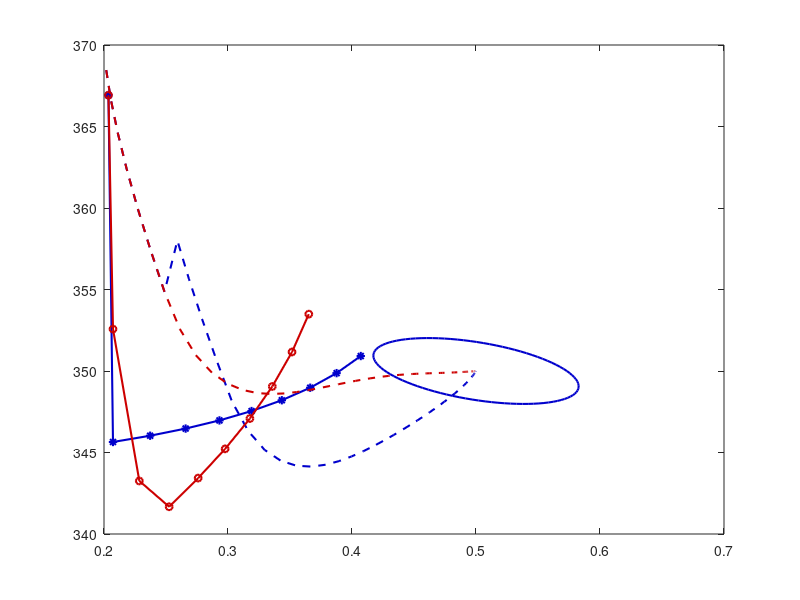

The MATLAB script that drew this image: (Note: this script raises an error after producing the figure.)
clc; clear;

%% Code to generate Figure 2, closed-loop trajectorie, predictions and 
% ellipsoids for constant and parameter dependent case described in the 
% paper "Nonlinear Model Predictive Control for models in 
% quasi-LPV form"

% Pablo S.G. Cisneros, Herbert Werner, ICS TUHH
% modified for presentation at DLR-FT Seminar: Antje Dittmer


%% Code to generate Figure 2, closed-loop trajectorie, predictions and ellipsoids for constant and parameter dependent case
figDir = 'figDir';
if ~isfolder(figDir)
    mkdir(figDir)
end

atk = 2; % timestep

figure(2)

%%  Load SimCT_LMIapproach_2it_nosaturatedU.mat
load SimCT_LMIapproach_2it_nosaturatedU.mat
plot(state_sim(atk:end,1),state_sim(atk:end,2),'--','Color',[0,0,0.8],'LineWidth',1.5)
hold on
plot(XX(1:4:end,atk),XX(2:4:end,atk),'Color',[0,0,0.8],'Marker','*','Markersize',6,'LineWidth',1.5)

load TerminalLMICT
ind1 = 1;
ind2 = 2;
Rchol = chol(W([.5,350]));
t = linspace(0, 2*pi, 100); % or any high number to make curve smooth
z = [cos(t); sin(t)];
ellipse = inv(Rchol([ind1,ind2],[ind1,ind2])) * z;
plot(ellipse(1,:)+0.5, ellipse(2,:)+350,'Color',[0,0,0.8],'LineWidth',1.5)


%% Load SimLMI_2it_nosaturatedU
load SimLMI_2it_nosaturatedU

plot(state_sim(atk:end,1),state_sim(atk:end,2),'--','Color',[0.8,0,0],'LineWidth',1.5)
hold on
plot(XX(1:4:end,atk),XX(2:4:end,atk),'Color',[0.8,0,0],'Marker','o','Markersize',5,'LineWidth',1.5)

load TerminalLMI
ind1 = 1;
ind2 = 2;
Rchol = chol(W([XX(end-3,atk),XX(end-2,atk)]));
t = linspace(0, 2*pi, 100); % or any high number to make curve smooth
z = [cos(t); sin(t)];
ellipse = inv(Rchol([ind1,ind2],[ind1,ind2])) * z;
plot(ellipse(1,:)+0.5, ellipse(2,:)+350,'Color',[0.8,0,0],'LineWidth',1.5)


%% Add labels and title to plot
xlabel('C_A (mol/l)'); ylabel('T (K)'); grid on;

tileSt = {
    'Constant closed loop trajectories', ...
    'Constant prediction at k = 0', ...
    'Constant ellipsoid', ...
    'Parameter dependent LMIclosed loop trajectories', ...
    'Parameter dependent LMI prediction at k = 0', ...
    'Parameter dependent LMI approach ellipsoid'
};

fs  = 10.5;
legend(tileSt, 'FontSize',fs)


strFig = 'Fig02_ClLoop';
print(fullfile(figDir,strFig), '-dpng');